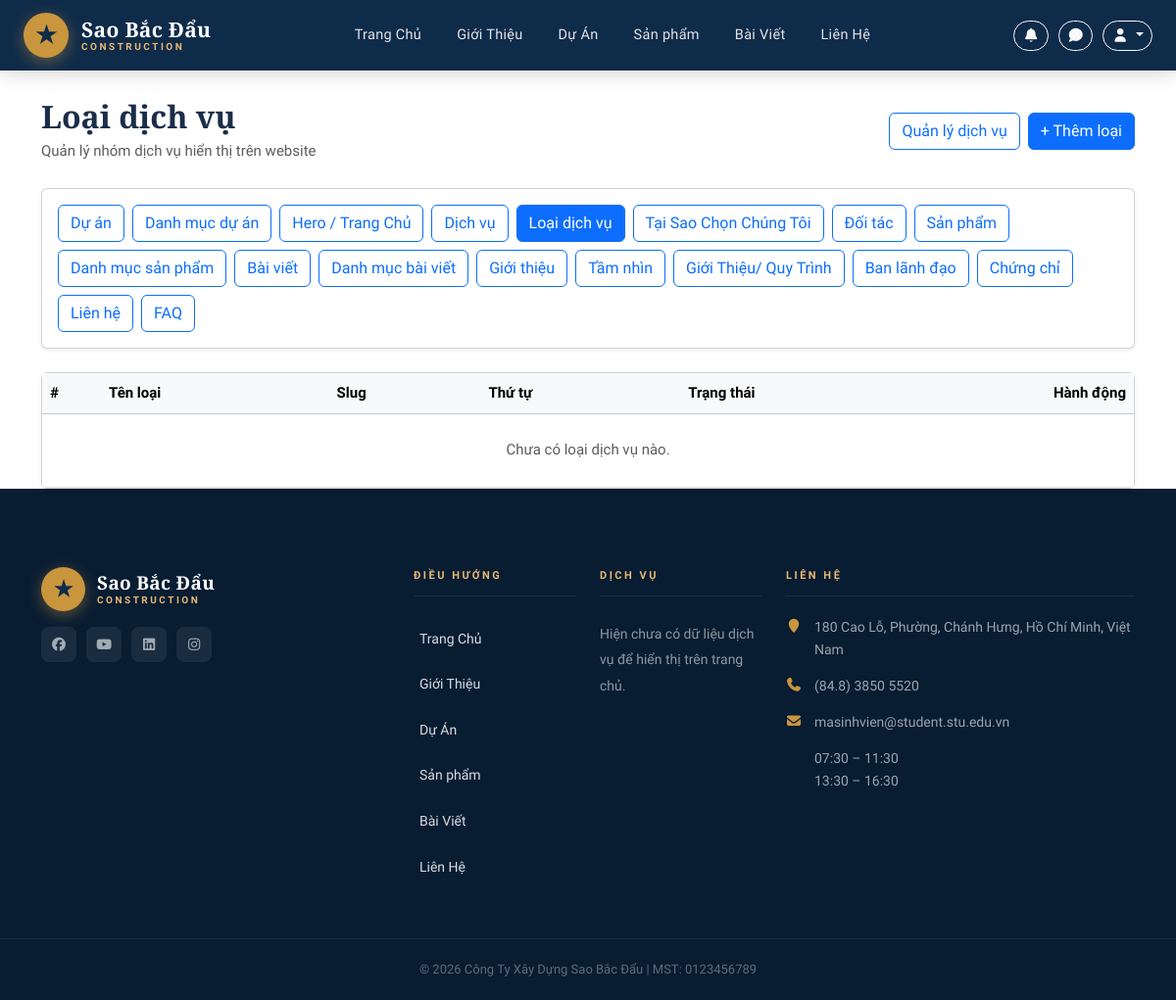
The page /service-types/ (signed in) on the database as committed earlier.
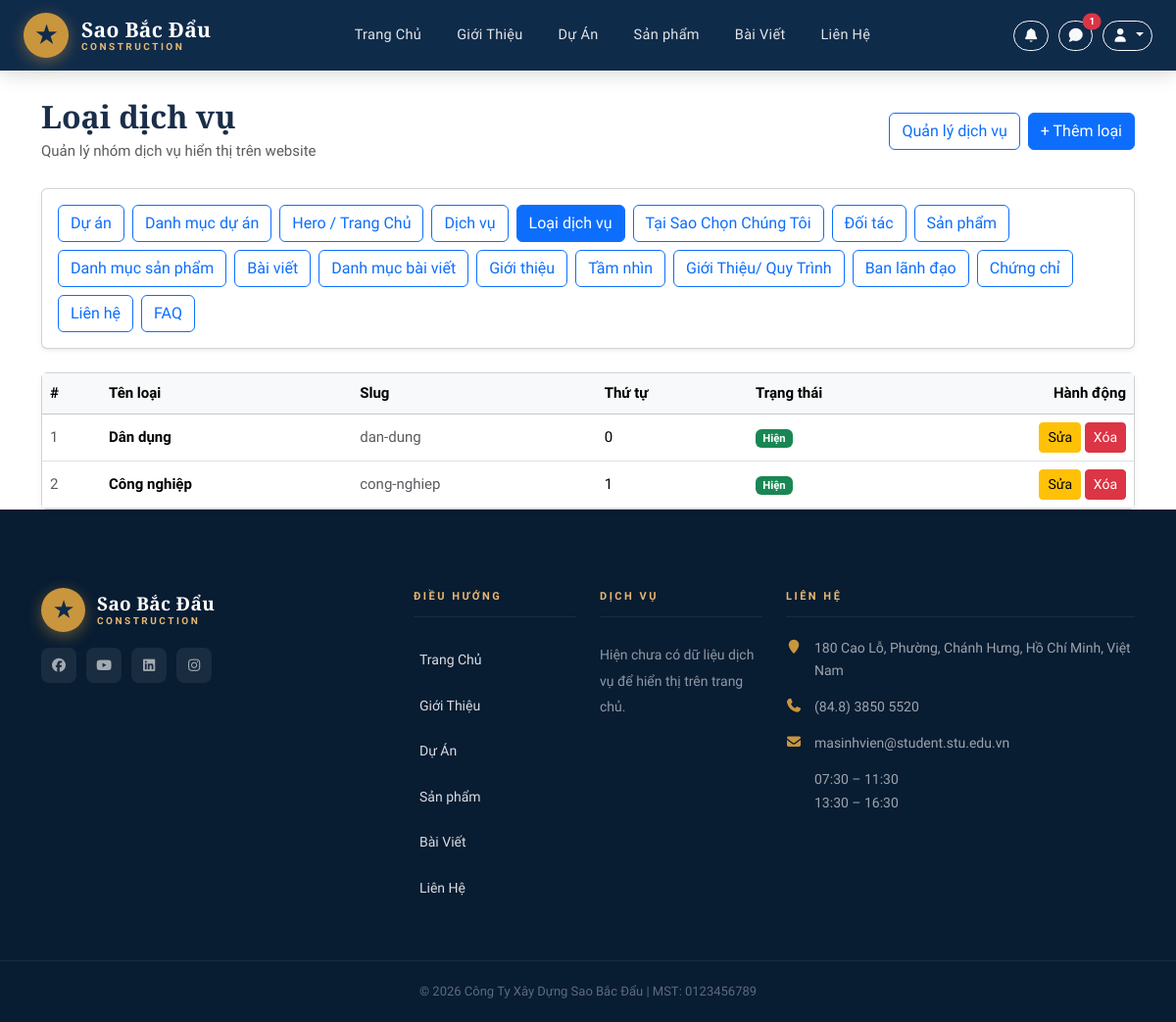
The same page on the database as committed later.
### home/models.py (models this page shows, shortened)
class ContactInfo(models.Model):
    branch_name = models.CharField(
        max_length=150, verbose_name="Tên chi nhánh / văn phòng"
    )
    address = models.TextField(verbose_name="Địa chỉ")
    phone = models.CharField(max_length=50, verbose_name="Số điện thoại")
    fax = models.CharField(max_length=50, blank=True, verbose_name="Fax")
    email = models.EmailField(blank=True, verbose_name="Email")
    working_hours = models.CharField(
        max_length=255, blank=True, verbose_name="Giờ làm việc"
    )
    map_embed_url = models.URLField(blank=True, verbose_name="Link Google Maps Embed")
    facebook_url = models.URLField(blank=True, verbose_name="Facebook URL")
    youtube_url = models.URLField(blank=True, verbose_name="YouTube URL")
    linkedin_url = models.URLField(blank=True, verbose_name="LinkedIn URL")
    instagram_url = models.URLField(blank=True, verbose_name="Instagram URL")
    order = models.PositiveIntegerField(default=0, verbose_name="Thứ tự hiển thị")
    is_active = models.BooleanField(default=True, verbose_name="Hiển thị")
    created_at = models.DateTimeField(auto_now_add=True)
    class Meta:
        ordering = ["order", "created_at"]

class ServiceType(models.Model):
    name = models.CharField(max_length=100, unique=True, verbose_name="Tên loại")
    slug = models.SlugField(max_length=120, unique=True, blank=True)
    order = models.PositiveIntegerField(default=0, verbose_name="Thứ tự")
    is_active = models.BooleanField(default=True, verbose_name="Hiển thị")
    created_at = models.DateTimeField(auto_now_add=True)
    class Meta:
        ordering = ["order", "created_at", "name"]
        verbose_name = "Loại dịch vụ"
        verbose_name_plural = "Loại dịch vụ"

### home/views.py (the view)
# urls.py: path("service-types/", views.service_type_list, name="service_type_list"),
@staff_required
def service_type_list(request):
    service_types = ServiceType.objects.all().order_by("order", "created_at")
    error = request.GET.get("error")
    return render(
        request,
        "home/service_type_list.html",
        {"service_types": service_types, "error": error},
    )

### home/context_processors.py (called while the page is built)
def site_contact(request):
    contact = (
        ContactInfo.objects.filter(is_active=True)
        .order_by("order", "created_at")
        .first()
    )
    unread_notifications_count = 0
    recent_notifications = []
    if request.user.is_authenticated:
        unread_notifications_count = Notification.objects.filter(
            user=request.user,
            is_read=False,
        ).count()
        recent_notifications = Notification.objects.filter(user=request.user)[:5]
    consultations_unfinished = Consultation.objects.exclude(status="done").count()
    return {
        "site_contact": contact,
        "unread_notifications_count": unread_notifications_count,
        "recent_notifications": recent_notifications,
        "consultations_unfinished": consultations_unfinished,
    }

### home/views.py (called while the page is built)
def staff_required(view_func):
    @wraps(view_func)
    def _wrapped(request, *args, **kwargs):
        if not request.user.is_authenticated:
            return redirect(f"/login/?next={request.path}")
        if request.user.is_staff or request.user.is_superuser:
            return view_func(request, *args, **kwargs)
        messages.warning(request, "Bạn không có quyền truy cập trang quản lý.")
        return redirect("home")
    return _wrapped

### templates/home/service_type_list.html (shortened to what this page needs)
{% extends 'base.html' %}
{% block content %}
<div class="container" style="margin-top: 100px">
  <div class="d-flex justify-content-between align-items-center mb-4 flex-wrap gap-2">
    <div>
      <h2 class="fw-bold mb-1">Loại dịch vụ</h2>
      <p class="text-muted mb-0">Quản lý nhóm dịch vụ hiển thị trên website</p>
    </div>
    <div class="d-flex gap-2 flex-wrap">
      <a href="{% url 'service_list' %}" class="btn btn-outline-primary">
        Quản lý dịch vụ
      </a>
      <a href="{% url 'service_type_add' %}" class="btn btn-primary">
        + Thêm loại
      </a>
    </div>
  </div>
  <div class="card shadow-sm mb-4">
    <div class="card-body d-flex flex-wrap gap-2">
      <a href="{% url 'dashboard' %}" class="btn btn-outline-primary">Dự án</a>
      <a href="{% url 'project_category_list' %}" class="btn btn-outline-primary">Danh mục dự án</a>
      <a href="{% url 'hero_edit' %}" class="btn btn-outline-primary">Hero / Trang Chủ</a>
      <a href="{% url 'service_list' %}" class="btn btn-outline-primary">Dịch vụ</a>
      <a href="{% url 'service_type_list' %}" class="btn btn-outline-primary active">Loại dịch vụ</a>
      <a href="{% url 'why_choose_item_list' %}" class="btn btn-outline-primary">Tại Sao Chọn Chúng Tôi</a>
      <a href="{% url 'partner_list' %}" class="btn btn-outline-primary">Đối tác</a>
      <a href="{% url 'product_list' %}" class="btn btn-outline-primary">Sản phẩm</a>
      <a href="{% url 'product_category_list' %}" class="btn btn-outline-primary">Danh mục sản phẩm</a>
      <a href="{% url 'post_list' %}" class="btn btn-outline-primary">Bài viết</a>
      <a href="{% url 'post_category_list' %}" class="btn btn-outline-primary">Danh mục bài viết</a>
      <a href="{% url 'about_intro_edit' %}" class="btn btn-outline-primary">Giới thiệu</a>
      <a href="{% url 'statement_list' %}" class="btn btn-outline-primary">Tầm nhìn</a>
      <a href="{% url 'about_video_tour_edit' %}" class="btn btn-outline-primary">Giới Thiệu/ Quy Trình</a>
      <a href="{% url 'leadership_list' %}" class="btn btn-outline-primary">Ban lãnh đạo</a>
      <a href="{% url 'certificate_list' %}" class="btn btn-outline-primary">Chứng chỉ</a>
      <a href="{% url 'contact_info_list' %}" class="btn btn-outline-primary">Liên hệ</a>
      <a href="{% url 'faq_list' %}" class="btn btn-outline-primary">FAQ</a>
    </div>
  </div>
  <div class="card shadow-sm">
    <div class="table-responsive">
      <table class="table align-middle mb-0">
        <thead class="table-light">
          <tr>
            <th style="width:60px;">#</th>
            <th>Tên loại</th>
            <th>Slug</th>
            <th>Thứ tự</th>
            <th>Trạng thái</th>
            <th class="text-end" style="width:180px;">Hành động</th>
          </tr>
        </thead>
        <tbody>
          {% for item in service_types %}
          <tr>
            <td class="text-muted">{{ forloop.counter }}</td>
            <td class="fw-semibold">{{ item.name }}</td>
            <td class="text-muted">
              {{ item.slug|default:"—" }}
            </td>
            <td>{{ item.order }}</td>
            <td>
              {% if item.is_active %}
                <span class="badge bg-success">Hiện</span>
              {% else %}
                <span class="badge bg-secondary">Ẩn</span>
              {% endif %}
            </td>
            <td class="text-end">
              <a href="{% url 'service_type_edit' item.id %}" class="btn btn-sm btn-warning">
                Sửa
              </a>
              <a href="{% url 'service_type_delete' item.id %}"
                 class="btn btn-sm btn-danger"
                 onclick="return confirm('Xóa loại dịch vụ này?');">
                Xóa
              </a>
            </td>
          </tr>
          {% empty %}
          <tr>
            <td colspan="6" class="text-center text-muted py-4">
              Chưa có loại dịch vụ nào.
            </td>
          </tr>
          {% endfor %}
        </tbody>
      </table>
    </div>
  </div>
</div>
{% endblock %}

### templates/base.html (shortened to what this page needs)
<!doctype html>
<html lang="vi">
  {% load static %}
  <head>
    <link
      rel="stylesheet"
      href="{% static 'vendor/bootstrap/css/bootstrap.min.css' %}"
    />
    <link
      rel="stylesheet"
      href="https://cdn.jsdelivr.net/npm/@fortawesome/fontawesome-free@7.2.0/css/all.min.css"
    />
    <link
      rel="stylesheet"
      href="{% static 'vendor/animate/animate.min.css' %}"
    />
    <link rel="stylesheet" href="{% static 'css/style.css' %}" />
    <link rel="stylesheet" href="{% static 'css/home.css' %}" />
    <link rel="stylesheet" href="{% static 'css/about.css' %}" />
    <link rel="stylesheet" href="{% static 'css/contact.css' %}" />
  </head>
  <body>
    <header
      class="site-navbar js-sticky-header site-navbar-target"
      role="banner"
    >
      <div class="container">
        <div class="navbar-inner">
          <div class="site-logo">
            <a href="{% url 'home' %}">
              <div class="logo-icon">★</div>
              <div class="logo-text">
                <span>Sao Bắc Đẩu</span>
                <span>Construction</span>
              </div>
            </a>
          </div>
          <nav class="site-navigation d-none d-xl-block">
            <ul class="site-menu">
              <li><a href="{% url 'home' %}" class="nav-link">Trang Chủ</a></li>
              <li>
                <a href="{% url 'about' %}" class="nav-link">Giới Thiệu</a>
              </li>
              <li><a href="{% url 'project' %}" class="nav-link">Dự Án</a></li>
              <li>
                <a href="{% url 'product' %}" class="nav-link">Sản phẩm</a>
              </li>
              <li><a href="{% url 'post' %}" class="nav-link">Bài Viết</a></li>
              <li>
                <a href="{% url 'contact' %}" class="nav-link">Liên Hệ</a>
              </li>
            </ul>
          </nav>
          <div class="nav-actions d-none d-xl-flex align-items-center" style="gap: 10px;">
            <a
              href="{% url 'notifications' %}"
              class="btn btn-sm btn-outline-light position-relative"
              title="Thông báo"
            >
              <i class="fa fa-bell"></i>
            </a>
            {% if user.is_authenticated %}
              {% if user.is_staff %}
              <a
                href="{% url 'consultation_list' %}"
                class="btn btn-sm btn-outline-light position-relative"
                title="Tư vấn"
              >
                <i class="fa fa-comment"></i>
                {% if consultations_unfinished %}
                <span
                  class="badge bg-danger position-absolute top-0 start-100 translate-middle rounded-pill"
                  style="font-size: 10px;"
                >
                  {{ consultations_unfinished }}
                </span>
                {% endif %}
              </a>
              {% endif %}
              <div class="dropdown">
                <button
                  class="btn btn-sm btn-outline-light dropdown-toggle"
                  data-bs-toggle="dropdown"
                  aria-expanded="false"
                  title="Tài khoản"
                >
                  <i class="fa fa-user"></i>
                </button>
              </div>
            {% endif %}
          </div>
        </div>
      </div>
    </header>
    {% block content %} {% endblock %}
    <footer class="footer-area">
      <div class="container">
        <div class="row gy-4">
          <div class="col-lg-4 col-md-6">
            <div class="footer-logo-wrap mb-3">
              <a
                href="{% url 'home' %}"
                style="
                  display: flex;
                  align-items: center;
                  gap: 12px;
                  text-decoration: none;
                "
              >
                <div
                  class="logo-icon"
                  style="width: 45px; height: 45px; font-size: 22px"
                >
                  ★
                </div>
                <div class="logo-text">
                  <span>Sao Bắc Đẩu</span>
                  <span>Construction</span>
                </div>
              </a>
            </div>
            <div class="footer-social">
              {% if site_contact and site_contact.facebook_url %}
              <a
                href="{{ site_contact.facebook_url }}"
                target="_blank"
                rel="noopener noreferrer"
              >
                <i class="fab fa-facebook"></i>
              </a>
              {% endif %} {% if site_contact and site_contact.youtube_url %}
              <a
                href="{{ site_contact.youtube_url }}"
                target="_blank"
                rel="noopener noreferrer"
              >
                <i class="fab fa-youtube"></i>
              </a>
              {% endif %} {% if site_contact and site_contact.linkedin_url %}
              <a
                href="{{ site_contact.linkedin_url }}"
                target="_blank"
                rel="noopener noreferrer"
              >
                <i class="fab fa-linkedin"></i>
              </a>
              {% endif %} {% if site_contact and site_contact.instagram_url %}
              <a
                href="{{ site_contact.instagram_url }}"
                target="_blank"
                rel="noopener noreferrer"
              >
                <i class="fab fa-instagram"></i>
              </a>
              {% endif %}
            </div>
          </div>
          <div class="col-lg-2 col-md-6">
            <div class="footer-heading">Điều Hướng</div>
            <ul class="footer-links">
              <li><a href="{% url 'home' %}">Trang Chủ</a></li>
              <li><a href="{% url 'about' %}">Giới Thiệu</a></li>
              <li><a href="{% url 'project' %}">Dự Án</a></li>
              <li><a href="{% url 'product' %}">Sản phẩm</a></li>
              <li><a href="{% url 'post' %}">Bài Viết</a></li>
              <li><a href="{% url 'contact' %}">Liên Hệ</a></li>
            </ul>
          </div>
          <div class="col-lg-2 col-md-6">
            <div class="footer-heading">Dịch Vụ</div>
            <ul class="footer-links">
          {% for service in services %}
          <li><a href="#">{{ service.title }}</a></li>
          {% empty %}
              <li>Hiện chưa có dữ liệu dịch vụ để hiển thị trên trang chủ.</li>
          {% endfor %}
            </ul>
          </div>
          <div class="col-lg-4 col-md-6">
            <div class="footer-heading">Liên Hệ</div>
            <ul class="footer-contact-info">
              {% if site_contact %}
              <li>
                <i class="fa fa-map-marker"></i>
                {{ site_contact.address|linebreaksbr }}
              </li>
              <li>
                <i class="fa fa-phone"></i>
                {{ site_contact.phone }}
              </li>
              <li>
                <i class="fa fa-envelope"></i>
                {{ site_contact.email|default:"Chưa cập nhật" }}
              </li>
              <li>
                {{ site_contact.working_hours|default:"Chưa cập nhật giờ làm việc"|linebreaksbr }}
              </li>
              {% else %}
              <li><i class="fa fa-map-marker"></i> Chưa cập nhật địa chỉ</li>
              <li><i class="fa fa-phone"></i> Chưa cập nhật số điện thoại</li>
              <li><i class="fa fa-envelope"></i> Chưa cập nhật email</li>
              <li><i class="fa fa-clock-o"></i> Chưa cập nhật giờ làm việc</li>
              {% endif %}
            </ul>
          </div>
        </div>
      </div>
      <div class="footer-bottom">
        <div class="container text-center">
          <p>© 2026 Công Ty Xây Dựng Sao Bắc Đẩu | MST: 0123456789</p>
        </div>
      </div>
    </footer>
  </body>
</html>

Rows that differ between the two databases and show on the page:
added ServiceType: name "Dân dụng", slug "dan-dung", order "0", is_active "Hiện"
added ServiceType: name "Công nghiệp", slug "cong-nghiep", order "1", is_active "Hiện"
Other text that changed with them:
{{ consultations_unfinished }}: (not shown) → "1"
text no longer shown: "Chưa có loại dịch vụ nào."
